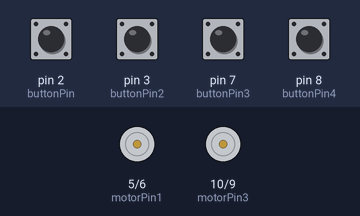
Bench run of a sketch on a simulated Arduino Uno, built with avr-gcc and run on an emulated ATmega328P. Parts: motor-driver pin pairs drawn as motors (green arrow = first pin HIGH = forward, orange = second pin HIGH = backward, longer = more drive). The inputs (shaded band) are chosen by the test bench; at power-on: pin 2 (buttonPin), pin 3 (buttonPin2), pin 7 (buttonPin3), pin 8 (buttonPin4) HIGH.

Above: at 1.2 s.
1.3 s: pin 2 (buttonPin) pulled LOW for 0.15 s
At 1.37 s:
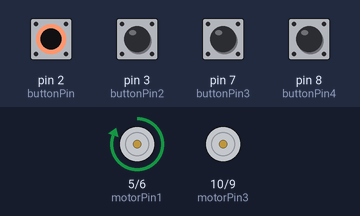
2.9 s: pin 3 (buttonPin2) pulled LOW for 0.15 s
At 2.97 s:
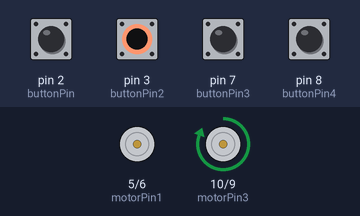
4.5 s: pin 7 (buttonPin3) pulled LOW for 0.15 s
At 4.57 s:
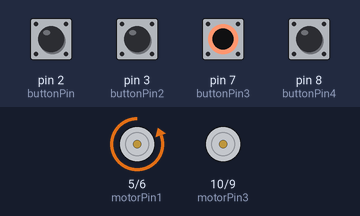
6.1 s: pin 8 (buttonPin4) pulled LOW for 0.15 s
At 6.17 s:
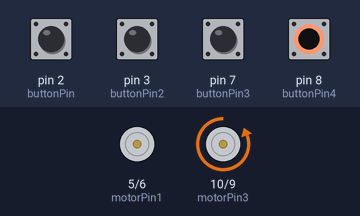
7.7 s: pin 2 (buttonPin) driven LOW and pin 3 (buttonPin2) driven LOW
At 8.4 s:
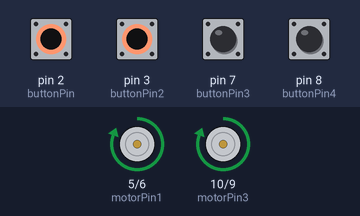
9.2 s: pin 7 (buttonPin3) pulled LOW for 1 s
At 9.6 s:
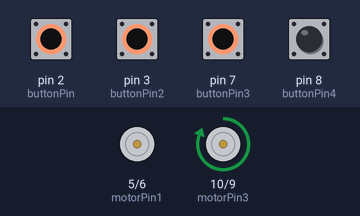
Timing chart, 0 to 12.2 s (numbered marks = the images above; inputs shaded):
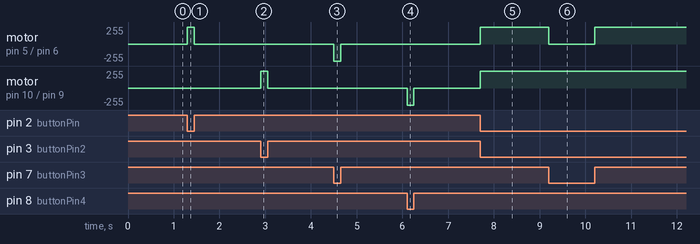

The sketch:

main.ino
```cpp
//L293D
//Motor A

const int motorPin1  = 5;  // Pin 14 of L293
const int motorPin2  = 6;  // Pin 10 of L293
//Motor B
const int motorPin3  = 10; // Pin  7 of L293
const int motorPin4  = 9;  // Pin  2 of L293
int buttonPin=2;
int buttonPin2=3;
int buttonPin3=7;
int buttonPin4=8;//declating a variable for new value of pushbutton


//This will run only one time.
void setup(){
  //Set pins as outputs
  pinMode(motorPin1, OUTPUT);
  pinMode(motorPin2, OUTPUT);
  pinMode(motorPin3, OUTPUT);
  pinMode(motorPin4, OUTPUT);
  pinMode(buttonPin,INPUT_PULLUP);
    pinMode(buttonPin2, INPUT_PULLUP);
     pinMode(buttonPin3, INPUT_PULLUP);
      pinMode(buttonPin4, INPUT_PULLUP);


}


void loop()
{

         if(digitalRead(buttonPin) == LOW)
         {
       digitalWrite(motorPin1, HIGH);

         }
         if(digitalRead(buttonPin) == HIGH)
        {
          digitalWrite(motorPin1, LOW);
        //  digitalWrite(motorPin2, LOW);
         }
         ////////////////////////////////////
           if(digitalRead(buttonPin2) == LOW)
         {
       //digitalWrite(motorPin1, HIGH);
    digitalWrite(motorPin3, HIGH);
         }
         if(digitalRead(buttonPin2) == HIGH)
        {
        //  digitalWrite(motorPin1, LOW);
         digitalWrite(motorPin3, LOW);
         }

        //////////////////////////////////
          if(digitalRead(buttonPin3) == LOW)
         {
       //digitalWrite(motorPin1, HIGH);
    digitalWrite(motorPin2, HIGH);
         }
         if(digitalRead(buttonPin3) == HIGH)
        {
        //  digitalWrite(motorPin1, LOW);
         digitalWrite(motorPin2, LOW);
         }
         ////////////////////////////////
          if(digitalRead(buttonPin4) == LOW)
         {
       //digitalWrite(motorPin1, HIGH);
    digitalWrite(motorPin4, HIGH);
         }
         if(digitalRead(buttonPin4) == HIGH)
        {
        //  digitalWrite(motorPin1, LOW);
         digitalWrite(motorPin4, LOW);
         }

   }
```

Measured:
- after the input at 1.3 s, motor on pin 5 (motorPin1) / pin 6 (motorPin2): stopped → forward 255/255 at once, → stopped 0.15 s later
- after the input at 2.9 s, motor on pin 10 (motorPin3) / pin 9 (motorPin4): stopped → forward 255/255 at once, → stopped 0.15 s later
- after the input at 4.5 s, motor on pin 5 (motorPin1) / pin 6 (motorPin2): stopped → backward 255/255 at once, → stopped 0.15 s later
- after the input at 6.1 s, motor on pin 10 (motorPin3) / pin 9 (motorPin4): stopped → backward 255/255 at once, → stopped 0.15 s later
- after the input at 7.7 s, motor on pin 5 (motorPin1) / pin 6 (motorPin2), motor on pin 10 (motorPin3) / pin 9 (motorPin4): stopped → forward 255/255 at once
- after the input at 9.2 s, motor on pin 5 (motorPin1) / pin 6 (motorPin2): forward 255/255 → stopped at once, → forward 255/255 1.0 s later
